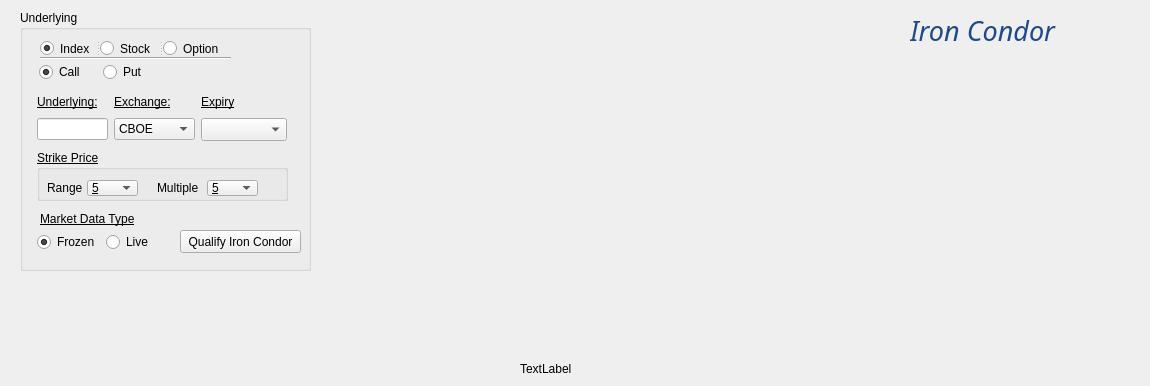
    <widget class="QWidget" name="page_ironCondor">
     <widget class="QLabel" name="label_15">
      <property name="geometry">
       <rect>
        <x>830</x>
        <y>10</y>
        <width>71</width>
        <height>41</height>
       </rect>
      </property>
      <property name="styleSheet">
       <string notr="true">image: url(:/resources/icons/ironC.ico);</string>
      </property>
      <property name="text">
       <string/>
      </property>
     </widget>
     <widget class="QLabel" name="label_14">
      <property name="geometry">
       <rect>
        <x>910</x>
        <y>10</y>
        <width>231</width>
        <height>41</height>
       </rect>
      </property>
      <property name="font">
       <font>
        <family>Ubuntu Mono</family>
        <pointsize>20</pointsize>
        <weight>9</weight>
        <italic>true</italic>
        <bold>false</bold>
       </font>
      </property>
      <property name="styleSheet">
       <string notr="true">font: 75 italic 20pt &quot;Ubuntu Mono&quot;;
color: rgb(32, 74, 135);</string>
      </property>
      <property name="text">
       <string>Iron Condor</string>
      </property>
     </widget>
     <widget class="QGroupBox" name="groupBox_IC">
      <property name="geometry">
       <rect>
        <x>20</x>
        <y>10</y>
        <width>291</width>
        <height>261</height>
       </rect>
      </property>
      <property name="title">
       <string>Underlying</string>
      </property>
      <widget class="QPushButton" name="qualifyIronCondor">
       <property name="geometry">
        <rect>
         <x>160</x>
         <y>220</y>
         <width>121</width>
         <height>23</height>
        </rect>
       </property>
       <property name="text">
        <string>Qualify Iron Condor</string>
       </property>
      </widget>
      <widget class="QSplitter" name="splitter_2">
       <property name="geometry">
        <rect>
         <x>20</x>
         <y>30</y>
         <width>185</width>
         <height>17</height>
        </rect>
       </property>
       <property name="orientation">
        <enum>Qt::Horizontal</enum>
       </property>
       <widget class="QRadioButton" name="radioButton_Index_IC">
        <property name="text">
         <string>Index</string>
        </property>
        <property name="checked">
         <bool>true</bool>
        </property>
       </widget>
       <widget class="QRadioButton" name="radioButton_Stock_IC">
        <property name="text">
         <string>Stock </string>
        </property>
       </widget>
       <widget class="QRadioButton" name="radioButton_Option_IC">
        <property name="text">
         <string>Option</string>
        </property>
       </widget>
      </widget>
      <widget class="QWidget" name="layoutWidget_3">
       <property name="geometry">
        <rect>
         <x>17</x>
         <y>81</y>
         <width>250</width>
         <height>50</height>
        </rect>
       </property>
       <layout class="QGridLayout" name="gridLayout_IC">
        <item row="0" column="0">
         <widget class="QLabel" name="label_16">
          <property name="font">
           <font>
            <italic>false</italic>
            <underline>true</underline>
           </font>
          </property>
          <property name="text">
           <string>Underlying:</string>
          </property>
          <property name="alignment">
           <set>Qt::AlignLeading|Qt::AlignLeft|Qt::AlignVCenter</set>
          </property>
         </widget>
        </item>
        <item row="0" column="1">
         <widget class="QLabel" name="labelExchange_2">
          <property name="font">
           <font>
            <underline>true</underline>
           </font>
          </property>
          <property name="whatsThis">
           <string/>
          </property>
          <property name="text">
           <string>Exchange:</string>
          </property>
         </widget>
        </item>
        <item row="0" column="2">
         <widget class="QLabel" name="label_17">
          <property name="font">
           <font>
            <underline>true</underline>
           </font>
          </property>
          <property name="text">
           <string>Expiry</string>
          </property>
         </widget>
        </item>
        <item row="1" column="0">
         <widget class="QLineEdit" name="underlyingText_IC"/>
        </item>
        <item row="1" column="1">
         <widget class="QComboBox" name="comboBoxExchange_IC">
          <property name="toolTip">
           <string extracomment="ISLAND for NASDAQ"/>
          </property>
          <item>
           <property name="text">
            <string>CBOE</string>
           </property>
          </item>
          <item>
           <property name="text">
            <string>NASDAQ</string>
           </property>
          </item>
          <item>
           <property name="text">
            <string>SMART</string>
           </property>
          </item>
          <item>
           <property name="text">
            <string>ISLAND</string>
           </property>
          </item>
          <item>
           <property name="text">
            <string>NYSE</string>
           </property>
          </item>
          <item>
           <property name="text">
            <string>AMEX</string>
           </property>
          </item>
          <item>
           <property name="text">
            <string>IDEAL</string>
           </property>
          </item>
          <item>
           <property name="text">
            <string>PHLX</string>
           </property>
          </item>
         </widget>
        </item>
        <item row="1" column="2">
         <widget class="QComboBox" name="comboBox_Expiry_IC">
          <property name="font">
           <font>
            <family>Courier</family>
            <pointsize>10</pointsize>
           </font>
          </property>
         </widget>
        </item>
       </layout>
      </widget>
      <widget class="QGroupBox" name="groupBox_StrikePrice_IC">
       <property name="geometry">
        <rect>
         <x>17</x>
         <y>140</y>
         <width>251</width>
         <height>51</height>
        </rect>
       </property>
       <property name="font">
        <font>
         <underline>true</underline>
        </font>
       </property>
       <property name="title">
        <string>Strike Price</string>
       </property>
       <widget class="QLabel" name="label_range_IC">
        <property name="geometry">
         <rect>
          <x>10</x>
          <y>30</y>
          <width>41</width>
          <height>16</height>
         </rect>
        </property>
        <property name="font">
         <font>
          <underline>false</underline>
         </font>
        </property>
        <property name="text">
         <string>Range</string>
        </property>
       </widget>
       <widget class="QLabel" name="label_Multiple_IC">
        <property name="geometry">
         <rect>
          <x>120</x>
          <y>30</y>
          <width>51</width>
          <height>16</height>
         </rect>
        </property>
        <property name="font">
         <font>
          <underline>false</underline>
         </font>
        </property>
        <property name="text">
         <string>Multiple</string>
        </property>
       </widget>
       <widget class="QComboBox" name="comboBox_StrikePriceRange_IC">
        <property name="geometry">
         <rect>
          <x>50</x>
          <y>30</y>
          <width>51</width>
          <height>16</height>
         </rect>
        </property>
        <item>
         <property name="text">
          <string>5</string>
         </property>
        </item>
        <item>
         <property name="text">
          <string>10</string>
         </property>
        </item>
        <item>
         <property name="text">
          <string>15</string>
         </property>
        </item>
        <item>
         <property name="text">
          <string>20</string>
         </property>
        </item>
        <item>
         <property name="text">
          <string>25</string>
         </property>
        </item>
        <item>
         <property name="text">
          <string>30</string>
         </property>
        </item>
        <item>
         <property name="text">
          <string>35</string>
         </property>
        </item>
        <item>
         <property name="text">
          <string>40</string>
         </property>
        </item>
        <item>
         <property name="text">
          <string>45</string>
         </property>
        </item>
        <item>
         <property name="text">
          <string>50</string>
         </property>
        </item>
       </widget>
       <widget class="QComboBox" name="comboBox_StrikePriceMultiple_IC">
        <property name="geometry">
         <rect>
          <x>170</x>
          <y>30</y>
          <width>51</width>
          <height>16</height>
         </rect>
        </property>
        <item>
         <property name="text">
          <string>5</string>
         </property>
        </item>
        <item>
         <property name="text">
          <string>10</string>
         </property>
        </item>
        <item>
         <property name="text">
          <string>15</string>
         </property>
        </item>
        <item>
         <property name="text">
          <string>20</string>
         </property>
        </item>
       </widget>
      </widget>
      <widget class="QWidget" name="layoutWidget_10">
       <property name="geometry">
        <rect>
         <x>19</x>
         <y>50</y>
         <width>121</width>
         <height>25</height>
        </rect>
       </property>
       <layout class="QGridLayout" name="gridLayout_CallPut_IC">
        <item row="0" column="0">
         <widget class="QRadioButton" name="radioButton_Call_IC">
          <property name="text">
           <string>Call</string>
          </property>
          <property name="checked">
           <bool>true</bool>
          </property>
         </widget>
        </item>
        <item row="0" column="1">
         <widget class="QRadioButton" name="radioButton_Put_IC">
          <property name="text">
           <string>Put</string>
          </property>
         </widget>
        </item>
       </layout>
      </widget>
      <widget class="QWidget" name="layoutWidget_11">
       <property name="geometry">
        <rect>
         <x>17</x>
         <y>220</y>
         <width>120</width>
         <height>25</height>
        </rect>
       </property>
       <layout class="QGridLayout" name="gridLayout_CallPut_IC_2">
        <item row="0" column="0">
         <widget class="QRadioButton" name="radioButton_MktDataType_Frozen_IC">
          <property name="text">
           <string>Frozen</string>
          </property>
          <property name="checked">
           <bool>true</bool>
          </property>
         </widget>
        </item>
        <item row="0" column="1">
         <widget class="QRadioButton" name="radioButton_MktDataType_Live_IC">
          <property name="text">
           <string>Live</string>
          </property>
         </widget>
        </item>
       </layout>
      </widget>
      <widget class="Line" name="line_3">
       <property name="geometry">
        <rect>
         <x>20</x>
         <y>40</y>
         <width>191</width>
         <height>16</height>
        </rect>
       </property>
       <property name="orientation">
        <enum>Qt::Horizontal</enum>
       </property>
      </widget>
      <widget class="QLabel" name="label_20">
       <property name="geometry">
        <rect>
         <x>20</x>
         <y>200</y>
         <width>111</width>
         <height>17</height>
        </rect>
       </property>
       <property name="font">
        <font>
         <underline>true</underline>
        </font>
       </property>
       <property name="text">
        <string>Market Data Type</string>
       </property>
      </widget>
     </widget>
     <widget class="QLabel" name="label_18">
      <property name="geometry">
       <rect>
        <x>520</x>
        <y>360</y>
        <width>54</width>
        <height>17</height>
       </rect>
      </property>
      <property name="text">
       <string>TextLabel</string>
      </property>
     </widget>
    </widget>
